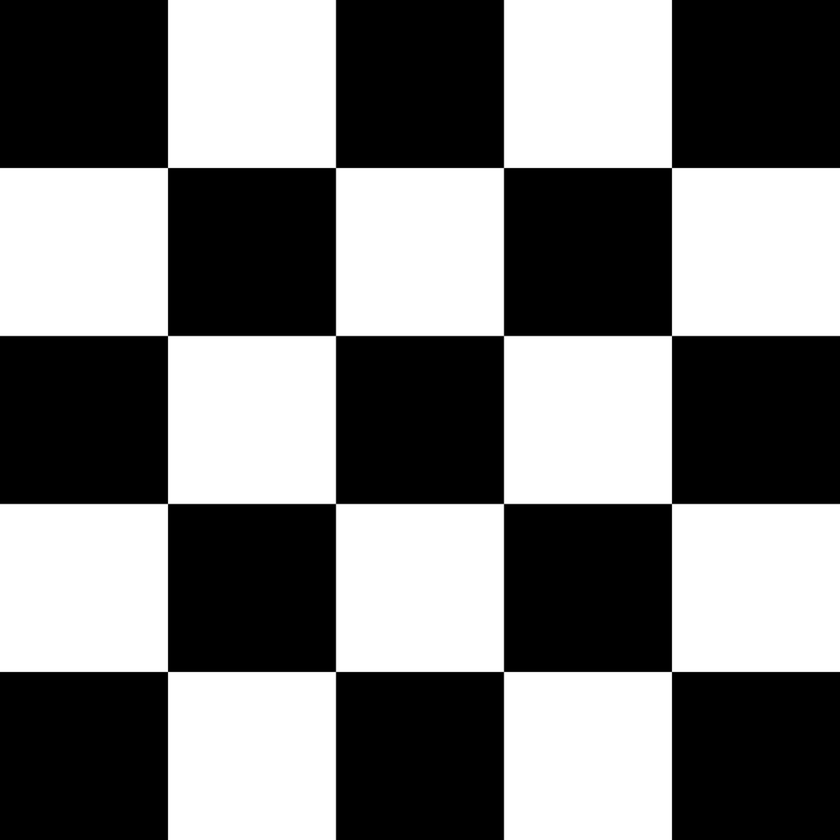
#> input picture checkerboard.png, 840 x 840 px, shrunk from 1024 x 1024 before the run
$ jupyter execute AIML331_A1.ipynb
#> lines starting #> are read from the running program, lines starting #| are printed output that depends on the picture
[cell 1]
# Import necessary libraries
import numpy as np
from PIL import Image
import matplotlib.pyplot as plt

## **2.1** Loading the Image

[cell 2]
# Load the image
image_path = 'checkerboard.png'
image = Image.open(image_path).convert('L') # convert to grayscale
#> image is the input picture: PIL image 840x840 L; min 0, max 255, mean 122.4
image_array = np.array(image)

plt.imshow(image, cmap='gray')
plt.title('Original Image (1024 x 1024 pixels)')
plt.axis('off')
plt.show()

## **2.2** Histogram & Cumulative Probability Function

[cell 3]
# Compute histogram
hist, bins = np.histogram(image_array, bins=256, range=(0, 255))
#> hist = 256 values, max 353632 at index 0, min 0 at index 5, mean 2756.2; bins = 257 values from 0 to 255

# Compute cumulative probability function (CPF)
cpf = np.cumsum(hist) / np.sum(hist)
#> cpf = 256 values from 0.501 to 1

# Plot histogram and CPF
plt.figure(figsize=(12, 5))

# Histogram plot
plt.subplot(1, 2, 1)
plt.plot(hist, color='red')
plt.title('Histogram')
plt.xlabel('Pixel Value')
plt.ylabel('Frequency')

# CPF plot
plt.subplot(1, 2, 2)
plt.plot(cpf, color='blue')
plt.plot([0, bins[0]], [0, cpf[0]], color='blue', linestyle='-')
plt.title('Cumulative Probability Function (CPF)')
plt.xlabel('Pixel Value')
plt.ylabel('Cumulative Probability')
plt.ylim(0, 1)

plt.tight_layout()
plt.show()
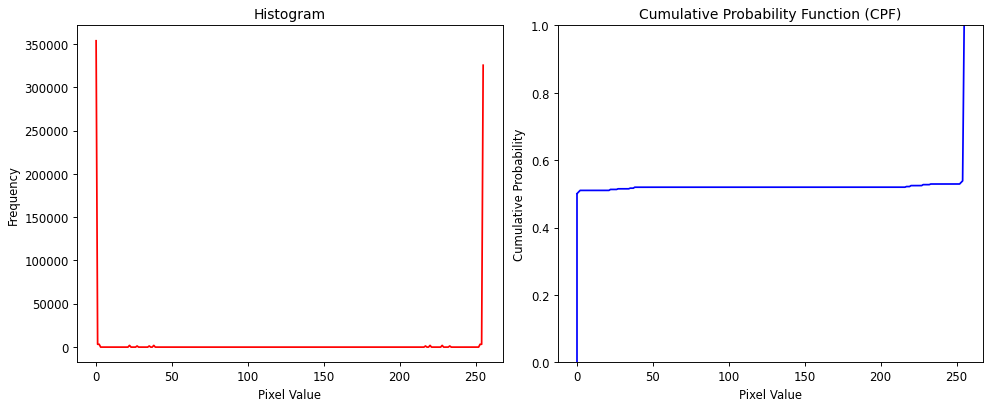
#> figure drawn by matplotlib, 2 panels; panel 1: curve peaks at x = 0, y = 353632; panel 2: curve peaks at x = 255, y = 1

## **2.3** Low-Pass Filter in the Spatial Domain

[cell 4]
# Gaussian filter in spatial domain
def gaussian_filter(image_array, kernel_size, sigma):
    # Create a Gaussian kernel
#> called with kernel_size = 15, sigma = 9
    k = kernel_size // 2
    y, x = np.ogrid[-k:k+1, -k:k+1]

    # Create the Gaussian kernel
    kernel = np.exp(-(x**2 + y**2) / (2 * sigma**2))

    # Normalize the kernel so it sums to 1
    kernel = kernel / kernel.sum()

    # Get image dimensions
    height, width = image_array.shape
#> height = 840; width = 840
    # Initialize the output image
    blurred_image = np.zeros_like(image_array)

    # Apply the Gaussian filter (convolution)
    padded_image = np.pad(image_array, k, mode='edge')  # Pad with edge values
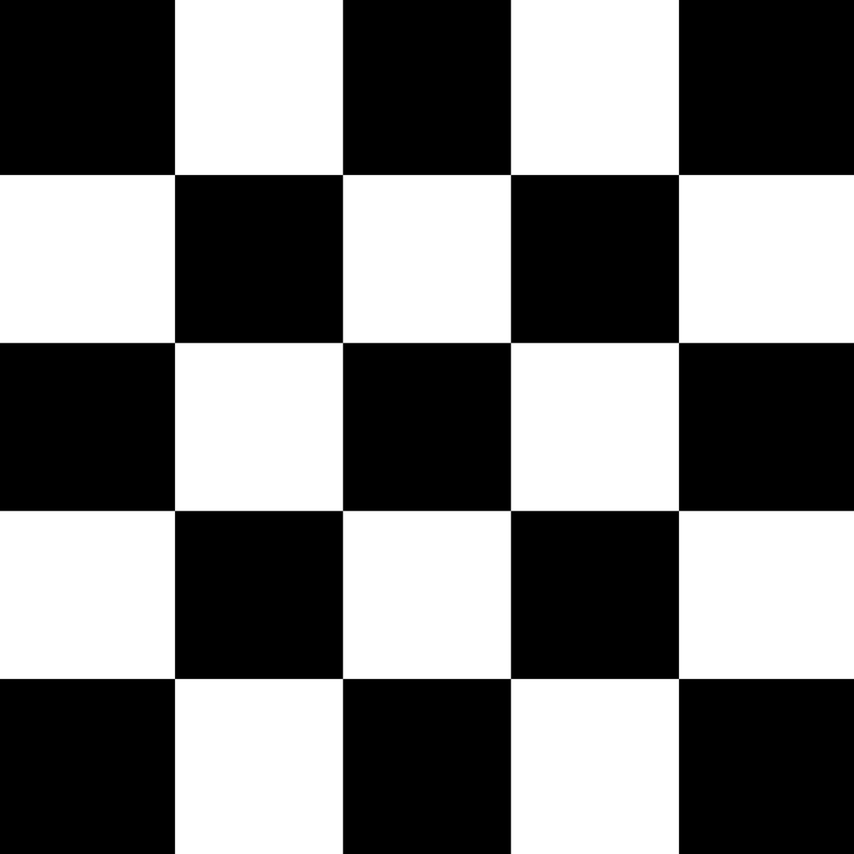
#> padded_image: shape (854, 854); min 0, max 255, mean 121.7

    for i in range(height):
        for j in range(width):
            # Extract the region of interest
            region = padded_image[i:i+kernel_size, j:j+kernel_size]
            # Convolve (element-wise multiplication and sum)
            blurred_image[i, j] = np.sum(region * kernel)
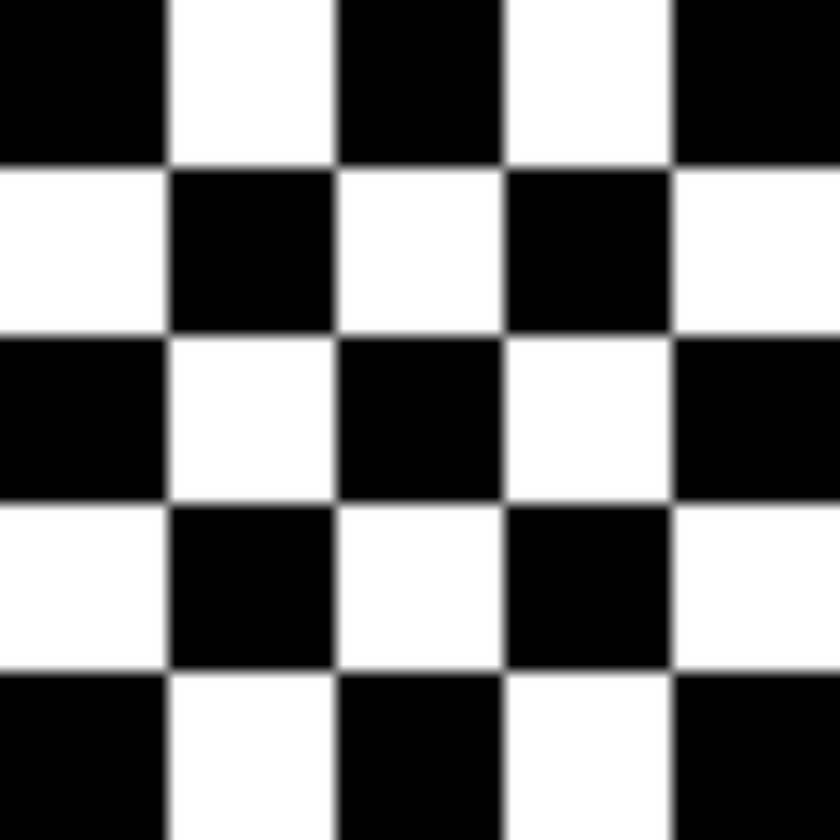
#> blurred_image: shape (840, 840); min 0, max 255, mean 122.3

    return blurred_image

# Apply the Gaussian blur
gaussian_spatial = gaussian_filter(image_array, 15, 9)

# Plot the original and smoothed images side by side
plt.figure(figsize=(12, 5))

# Original image
plt.subplot(1, 3, 1)
plt.imshow(image_array, cmap='gray')
plt.title('Original Image')
plt.axis('off')

# Gaussian blur result
plt.subplot(1, 3, 2)
plt.imshow(gaussian_spatial, cmap='gray')
plt.title('Gaussian Filter in Spatial Domain')
plt.axis('off')

plt.tight_layout()
plt.show()

## **2.4** Explain if the low-pass filter you selected is separable

The gaussian filter used is seperable. A filter is seperable when it can be written as a product of two or more simpler filter. In this example, a 2D gaussian filter is given by:
$w(i, j) = Ke ^{-\frac{i^2 + j^2}{2σ^2}}$

This can be repreented into two 1D filters, one for each direction, given by:
$Ke ^{-\frac{i^2}{2σ^2}}$ and $Ke ^{-\frac{j^2}{2σ^2}}$

This means that the two 1D filters can be applied along the rows and columns as opposed to applying a 2D filter in an area of an image.  This reduces the computational cost, where applying a 2D filter on a $M \cdot N$ image will give a time complexity of $O(M \cdot N \cdot m \cdot n)$, which is reduced to $O(M \cdot N \cdot (m + n))$

## **2.5** Low-Pass Filter in the Frequency Domain

[cell 5]
# Perform 2D FFT to transform the image to the frequency domain
fft_image = np.fft.fft2(image_array)
fft_shifted = np.fft.fftshift(fft_image) # Shift zero frequency component to the center

def gaussian_low_pass(shape, cutoff):
    rows, cols = shape
    crow, ccol = rows // 2, cols // 2
    x, y = np.ogrid[:rows, :cols]

    # Calculate the distance from the center
    distance = np.sqrt((x - crow)**2 + (y - ccol)**2)

    # Create a Gaussian mask
    mask = np.exp(-(distance**2) / (2 * (cutoff**2)))
    return mask

# Apply the Gaussian low-pass filter
mask = gaussian_low_pass(image_array.shape, 5)
filtered_fft = fft_shifted * mask

# Transform back to the spatial domain
ifft_shifted = np.fft.ifftshift(filtered_fft)
gaussian_freq = np.fft.ifft2(ifft_shifted)
gaussian_freq = np.abs(gaussian_freq)  # Take the magnitude
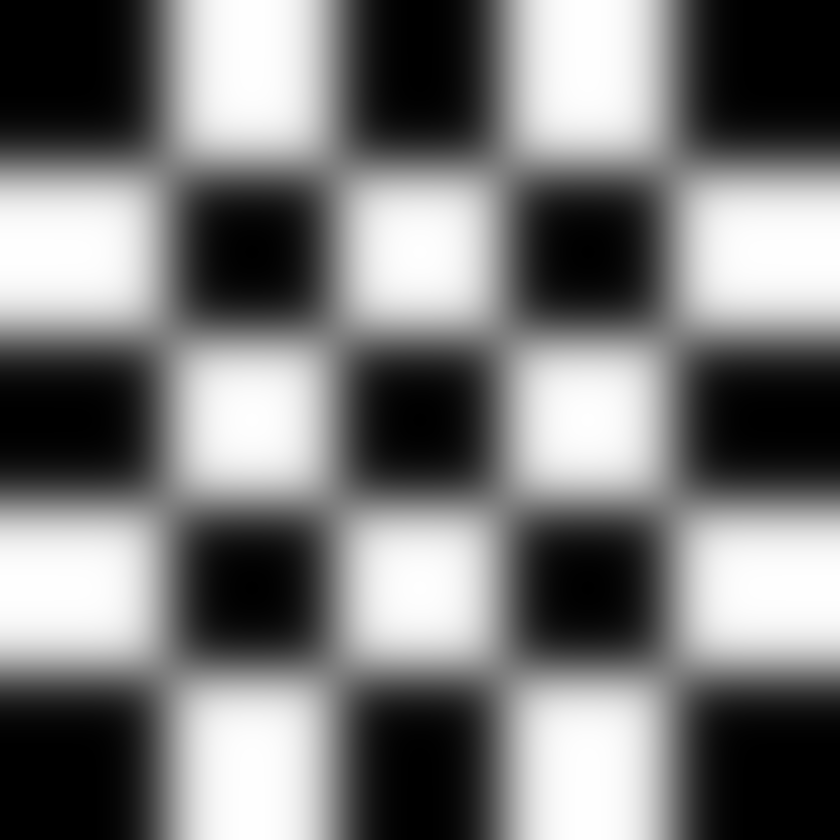
#> gaussian_freq: shape (840, 840) float64; min 1.7e-07, max 254.6, mean 122.4

# Display the frequency domain image (magnitude spectrum)
magnitude_spectrum = np.log1p(np.abs(fft_shifted))
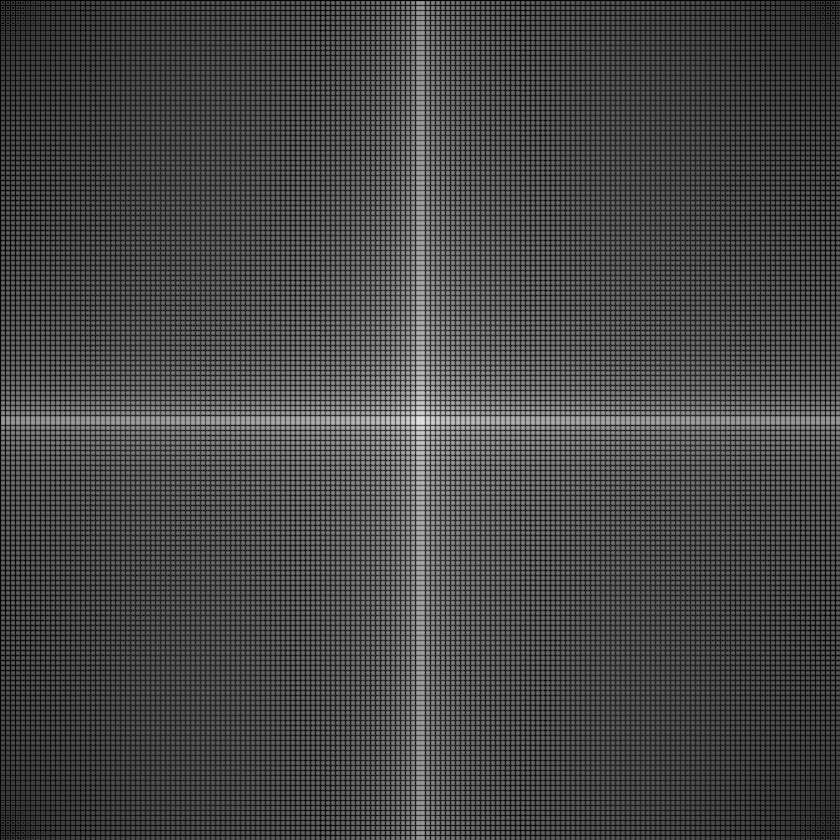
#> magnitude_spectrum: shape (840, 840) float64; min 0, max 18.27, mean 5.15; drawn with min black and max white

# Plot the original, frequency domain, and smoothed images side by side
plt.figure(figsize=(15, 5))

# Original image
plt.subplot(1, 3, 1)
plt.imshow(image_array, cmap='gray')
plt.title('Original Image')
plt.axis('off')

# Frequency domain image
plt.subplot(1, 3, 2)
plt.imshow(magnitude_spectrum, cmap='gray')
plt.title('Frequency Domain')
plt.axis('off')

# Smoothed image (frequency domain filtering)
plt.subplot(1, 3, 3)
plt.imshow(gaussian_freq, cmap='gray')
plt.title('Gaussian Filter in Frequency Domain')
plt.axis('off')

plt.tight_layout()
plt.show()

## **2.6** Low-Pass Filter Histogram

[cell 6]
# Compute the histogram of the low-pass filtered image in the frequency domain
hist, _ = np.histogram(gaussian_freq, bins=256, range=(0, 255))
#> hist = 256 values, max 46264 at index 0, min 840 at index 95, mean 2756.2

# Plot the histogram for the frequency domain
plt.figure(figsize=(5, 5))
plt.plot(hist, color='blue')
plt.title('Histogram of Low-Pass Filtered Image')
plt.xlabel('Pixel Value')
plt.ylabel('Frequency')
plt.tight_layout()
plt.show()
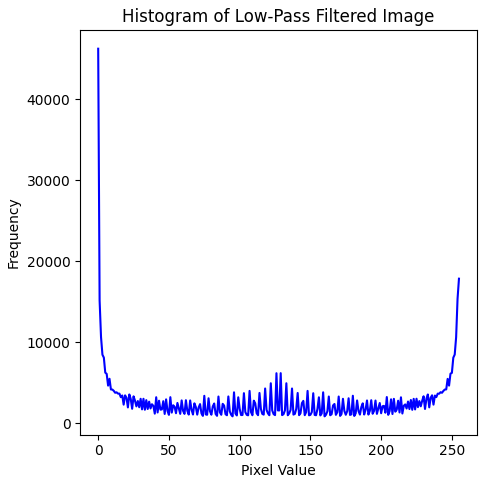
#> figure drawn by matplotlib, 1 panel; curve peaks at x = 0, y = 46264

## **2.7** Uniform Probability

[cell 7]
# Flatten the image and calculate the histogram
hist, _ = np.histogram(gaussian_freq.flatten(), bins=256, range=(0, 255))

# Compute the cumulative distribution function (CDF)
cdf = hist.cumsum()
#> cdf = 256 values from 46264 to 705600
cdf_normalized = (cdf - cdf.min()) / (cdf.max() - cdf.min()) * 255  # Normalize to [0, 255]
#> cdf_normalized = 256 values from 0 to 255

# Ensure the image values are integers for indexing
gaussian_freq_int = gaussian_freq.astype(np.uint8)

# Apply the mapping to the original image
equalized_image = cdf_normalized[gaussian_freq_int]
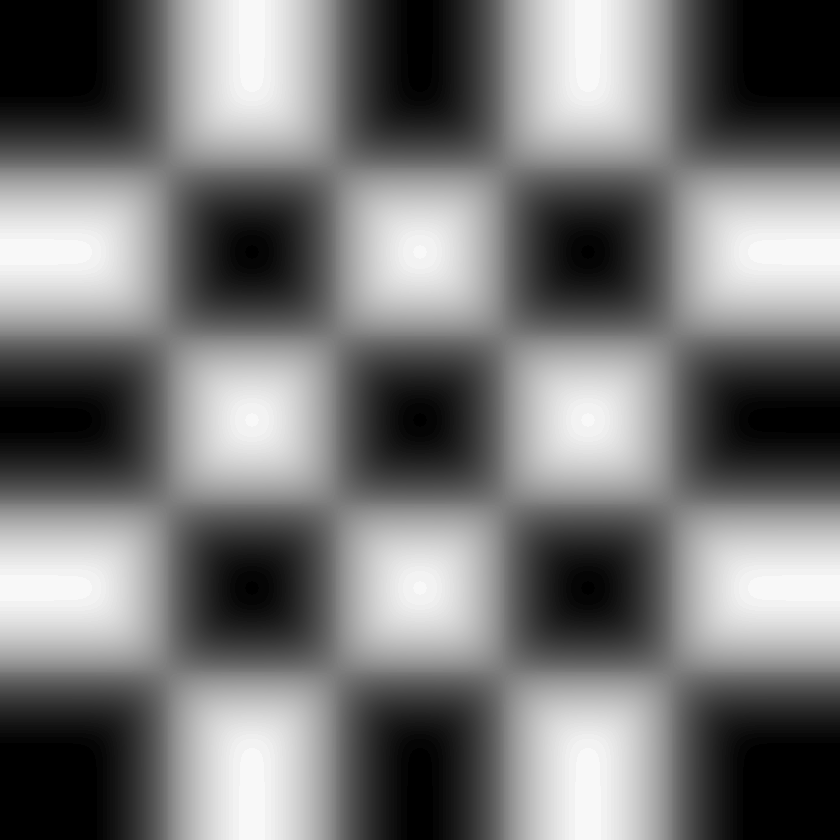
#> equalized_image: shape (840, 840) float64; min 0, max 248.1, mean 119.1

# Compute the histogram of the equalized image
hist_eq, _ = np.histogram(equalized_image.flatten(), bins=256, range=(0, 255))
#> hist_eq = 256 values, max 46784 at index 0, min 0 at index 1, mean 2756.2

# Compute the cumulative distribution function (CDF) of the equalized image
equalized_cdf = np.cumsum(hist_eq) / equalized_image.size
#> equalized_cdf = 256 values from 0.0663 to 1

# Plot the histogram and CDF of the equalized image
plt.figure(figsize=(10, 5))

# Low-pass filtered image
plt.subplot(1, 2, 1)
plt.imshow(gaussian_freq, cmap='gray')
plt.title('Low-Pass Filtered Image')
plt.axis('off')

# Equalized image
plt.subplot(1, 2, 2)
plt.imshow(equalized_image, cmap='gray')
plt.title('Equalized Image')
plt.axis('off')

plt.figure(figsize=(12, 6))
plt.plot(range(256), equalized_cdf)
plt.title('CDF of the Equalized Image')
plt.xlabel('Pixel Value')
plt.ylabel('Cumulative Probability')
plt.ylim(0, 1)

plt.tight_layout()
plt.show()
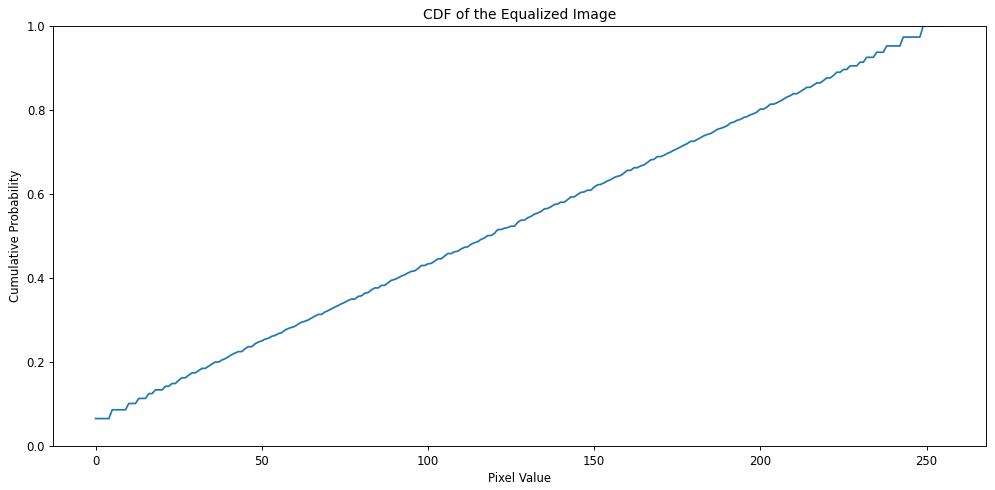
#> figure drawn by matplotlib, 1 panel; curve peaks at x = 249, y = 1
